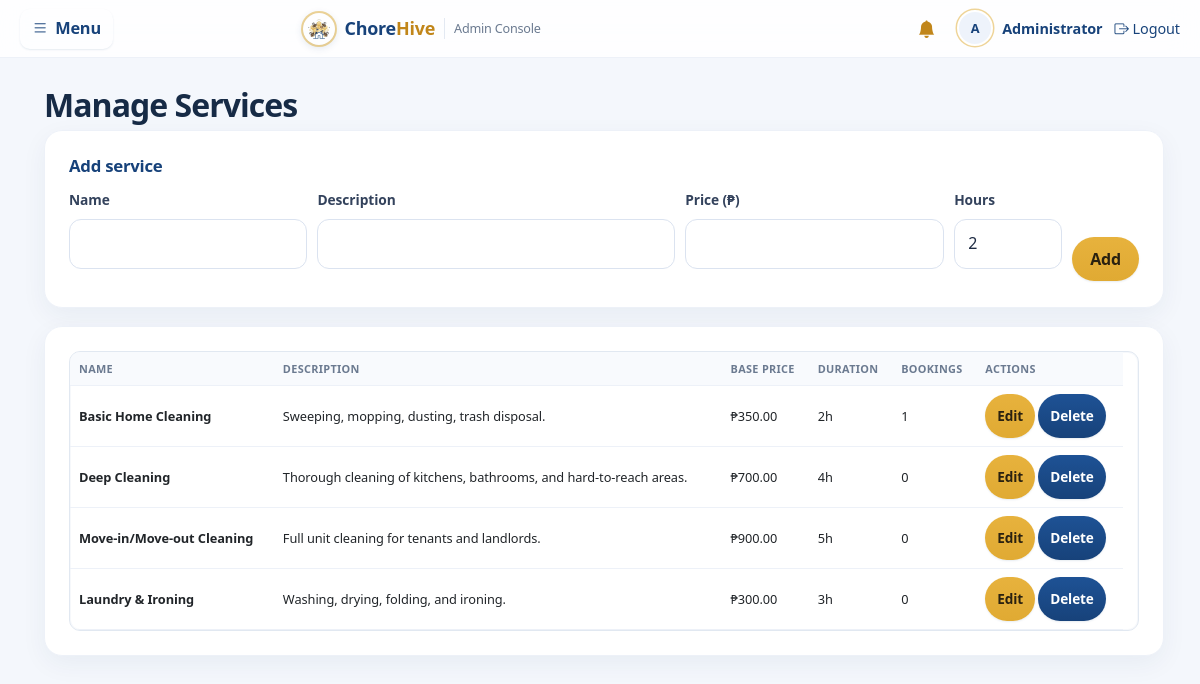
Screenshot of /admin/services.php (signed in) with the database file from the repository.
### tables this page shows
CREATE TABLE services (
  id INT AUTO_INCREMENT PRIMARY KEY,
  name VARCHAR(100) NOT NULL,
  description TEXT,
  base_price DECIMAL(10,2) NOT NULL,
  duration_hours INT DEFAULT 2
);

### config.php (called while the page is built, shortened)
<?php
function e($s) { return htmlspecialchars($s ?? '', ENT_QUOTES, 'UTF-8'); }

### admin/services.php (the view, shortened to what this page needs)
<?php
require '../config.php';
require '../layout.php';
$res = $conn->query("SELECT s.*, (SELECT COUNT(*) FROM bookings b WHERE b.service_id=s.id) bookings FROM services s");
?>
<h1>Manage Services</h1>
<div class="card">
  <h2>Add service</h2>
  <form method="post" style="display:flex;gap:10px;align-items:flex-end;flex-wrap:wrap;">
    <div style="flex:2;min-width:150px;display:flex;flex-direction:column;"><label for="svcName" style="margin-bottom:4px;">Name</label><input id="svcName" name="name" maxlength="100" required></div>
    <div style="flex:3;min-width:200px;display:flex;flex-direction:column;"><label for="svcDesc" style="margin-bottom:4px;">Description</label><input id="svcDesc" name="description" maxlength="500"></div>
    <div style="min-width:100px;display:flex;flex-direction:column;"><label for="svcPrice" style="margin-bottom:4px;">Price (₱)</label><input id="svcPrice" type="number" step="0.01" min="0.01" name="base_price" required></div>
    <div style="min-width:80px;display:flex;flex-direction:column;"><label for="svcHours" style="margin-bottom:4px;">Hours</label><input id="svcHours" type="number" name="duration_hours" min="1" max="24" value="2"></div>
    <div style="display:flex;align-items:center;padding-bottom:2px;"><button name="add" value="1" class="btn">Add</button></div>
  </form>
</div>
<div class="card">
  <div class="table-wrap">
  <table>
    <tr><th>Name</th><th>Description</th><th>Base price</th><th>Duration</th><th>Bookings</th><th style="white-space:nowrap;">Actions</th></tr>
    <?php while ($s = $res->fetch_assoc()): ?>
      <tr><td><b><?= e($s['name']) ?></b></td><td><?= e($s['description']) ?></td>
      <td>₱<?= number_format($s['base_price'],2) ?></td><td><?= $s['duration_hours'] ?>h</td><td><?= $s['bookings'] ?></td>
      <td style="white-space:nowrap;">
        <button type="button" class="btn btn-sm" onclick="toggleEdit(<?= $s['id'] ?>)">Edit</button>
        <form method="post" style="display:inline;"><?= csrf_field() ?><button name="delete" value="<?= $s['id'] ?>" class="btn btn-sm btn-sec" style="white-space:nowrap;">Delete</button></form>
      </td></tr>
    <?php endwhile; ?>
  </table>
  </div>
</div>
<?php require '../footer.php'; ?>

### layout.php (style rules this page uses)
:root { --navy:#17427a; --navy-dark:#0f2d55; --honey:#e0aa33; --honey-dark:#c1861a; --dark:#17427a; --bg:#f4f7fc; --card:#fff; --ink:#1f2c44; --muted:#6b7a90; --line:#e3e9f2; --line-2:#edf1f8; --ok:#2e7d32; --warn:#b7791f; --err:#c62828; --info:#1565c0; --ok-bg:#e8f5e9; --warn-bg:#fdf3e3; --err-bg:#fdecea; --info-bg:#e8f0fd; --radius:16px; --radius-sm:10px; --radius-pill:999px; --shadow-sm:0 1px 2px rgba(23,66,122,.06), 0 1px 3px rgba(23,66,122,.04); --shadow:0 1px 2px rgba(23,66,122,.05), 0 6px 20px rgba(23,66,122,.07); --shadow-lg:0 12px 38px rgba(23,66,122,.15); --ring:0 0 0 3px rgba(224,170,51,.35); --ease:cubic-bezier(.4,0,.2,1); --fast:.15s; --med:.25s; --slow:.45s; }
* ,*::before,*::after { box-sizing:border-box; }
body,h1,h2,h3,h4,h5,p,ul,ol,figure { margin:0; }
html { -webkit-text-size-adjust:100%; scroll-behavior:smooth; }
body { font-family:'Segoe UI',system-ui,-apple-system,sans-serif; background:var(--bg); color:var(--ink); min-height:100vh; line-height:1.55; letter-spacing:-.005em; -webkit-font-smoothing:antialiased; }
.card { background:var(--card); border:1px solid var(--line-2); border-radius:var(--radius); padding:24px; margin-bottom:18px; box-shadow:var(--shadow); transition:box-shadow var(--med) var(--ease), border-color var(--med) var(--ease); }
h1 { font-size:1.6rem; margin-bottom:14px; letter-spacing:-.022em; line-height:1.25; }
h2 { font-size:1.05rem; color:var(--navy); margin-bottom:12px; letter-spacing:-.01em; }
input,select,textarea { width:100%; padding:11px 13px; margin:6px 0 14px; border:1.5px solid #dbe3f0; border-radius:var(--radius-sm); font:inherit; color:var(--ink); background:#fff; transition:border-color var(--fast) var(--ease), box-shadow var(--fast) var(--ease); }
input::placeholder, textarea::placeholder { color:#9aa8bd; }
button,.btn { background:linear-gradient(180deg,#e7b23d,var(--honey)); color:#2a2110; border:0; padding:10px 18px; border-radius:var(--radius-sm); cursor:pointer; text-decoration:none; display:inline-block; font:inherit; font-weight:600; box-shadow:0 1px 2px rgba(23,66,122,.1); transition:transform var(--fast) var(--ease), box-shadow var(--med) var(--ease), background var(--fast) var(--ease); }
.btn-sm { padding:7px 13px; font-size:.85rem; border-radius:9px; }
.btn-sec { background:linear-gradient(180deg,#1e5295,var(--navy)); color:#fff; }
.table-wrap { overflow-x:auto; border:1px solid var(--line-2); border-radius:var(--radius-sm); background:var(--card); }
table { width:100%; border-collapse:collapse; margin-top:0; min-width:520px; }
th,td { text-align:left; padding:12px 14px; border-bottom:1px solid var(--line-2); font-size:.92rem; vertical-align:middle; }
th { color:var(--muted); font-size:.73rem; text-transform:uppercase; letter-spacing:.07em; font-weight:700; background:#f8fafd; }
tbody tr { transition:background var(--fast) var(--ease); }
label { font-size:.86rem; font-weight:600; color:#33425c; }
body.adminpage { font-family:'Segoe UI',system-ui,-apple-system,sans-serif; }
body { font-family:'Inter','Segoe UI',system-ui,-apple-system,sans-serif; }
.card { border:1px solid var(--line-2); border-radius:20px; box-shadow:var(--shadow); transition:box-shadow var(--med) var(--ease), transform var(--med) var(--ease); }
h1 { font-weight:800; letter-spacing:-.025em; }
.btn, button { border-radius:var(--radius-pill); }
th { text-transform:uppercase; font-size:.72rem; letter-spacing:.07em; color:var(--muted); }
body.adminpage table { min-width:0; }
body.adminpage .card { padding:24px; }
body.adminpage .table-wrap { border:0; }

### rows the page displays
services: name "Basic Home Cleaning", description "Sweeping, mopping, dusting, trash disposal.", base_price "350.00", duration_hours "2", bookings "1"
services: name "Deep Cleaning", description "Thorough cleaning of kitchens, bathrooms, and hard-to-reach areas.", base_price "700.00", duration_hours "4", bookings "0", $s['id'] 2 (drawn)
services: name "Move-in/Move-out Cleaning", description "Full unit cleaning for tenants and landlords.", base_price "900.00", duration_hours "5", bookings "0", $s['id'] 3 (drawn)
services: name "Laundry & Ironing", description "Washing, drying, folding, and ironing.", base_price "300.00", duration_hours "3", bookings "0", $s['id'] 4 (drawn)

### other values shown
initials($u['name']) "A"
$u['name'] "Administrator"
